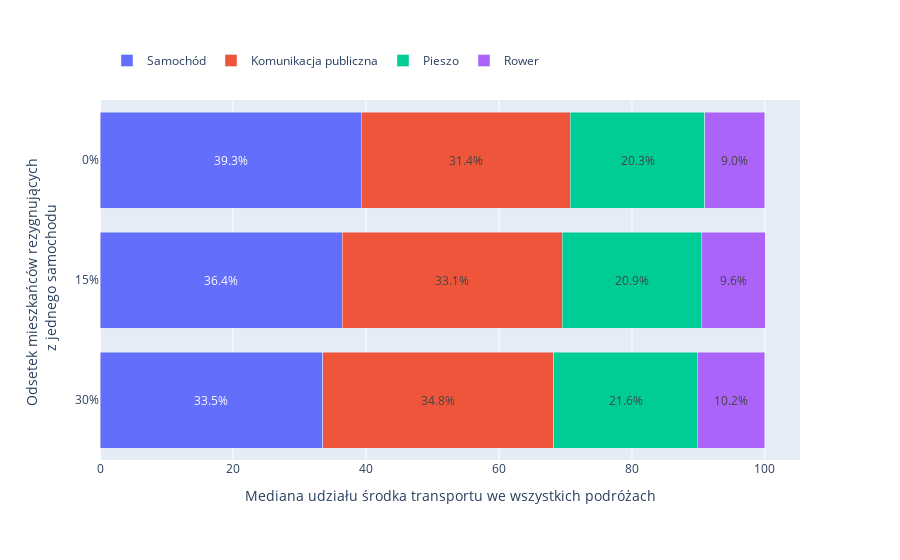

The notebook cell saved with this chart:
### Code cell
scenarios = ['30%', '15%', '0%']

mean_0_0_0 = modal_splits['ms_scenario_0_0_0'].values()
mean_0_0_0 = list(map(lambda x: x['median'], mean_0_0_0))

mean_0_0_15 = modal_splits['ms_scenario_0_0_15'].values()
mean_0_0_15 = list(map(lambda x: x['median'], mean_0_0_15))

mean_0_0_3 = modal_splits['ms_scenario_0_0_3'].values()
mean_0_0_3 = list(map(lambda x: x['median'], mean_0_0_3))

fig = go.Figure()

round_v = 1
margin_size = 100

# car
y = scenarios
x = [mean_0_0_3[0], mean_0_0_15[0], mean_0_0_0[0]]
fig.add_trace(go.Bar(
    y=y,
    x=x,
    name='Samochód',
    orientation='h',
    text=list(map(lambda v: str(round(v, round_v)) + "%", x)),
    textposition='auto',
    insidetextanchor='middle'
))

# publlic
y = scenarios
x = [mean_0_0_3[1], mean_0_0_15[1], mean_0_0_0[1]]
fig.add_trace(go.Bar(
    y=y,
    x=x,
    name='Komunikacja publiczna',
    orientation='h',
    text=list(map(lambda v: str(round(v, round_v))+"%", x)),
    textposition='auto',
    insidetextanchor='middle'
))

# pedestrian
y = scenarios
x = [mean_0_0_3[2], mean_0_0_15[2], mean_0_0_0[2]]
fig.add_trace(go.Bar(
    y=y,
    x=x,
    name='Pieszo',
    orientation='h',
    text=list(map(lambda v: str(round(v, round_v)) + "%", x)),
    textposition='auto',
    insidetextanchor='middle'
))

# bicycle
y = scenarios
x = [mean_0_0_3[3], mean_0_0_15[3], mean_0_0_0[3]]
fig.add_trace(go.Bar(
    y=y,
    x=x,
    name='Rower',
    orientation='h',
    text=list(map(lambda v: str(round(v, round_v)) + "%", x)),
    textposition='auto',
    insidetextanchor='middle'
))

# Change the bar mode
fig.update_layout(
    barmode='stack',
    legend={
        'traceorder':'normal',
        'orientation': 'h',
        'yanchor': 'top',
        'y': 1.15,
        'xanchor': 'left',
        'x': 0.01
    },
    # title='Rozkład podróży na środki transportu dla scenariusza ...',
    xaxis_title='Mediana udziału środka transportu we wszystkich podróżach',
    yaxis_title='Odsetek mieszkańców rezygnujących <br> z jednego samochodu',
    margin=dict(l=margin_size, r=margin_size, t=margin_size, b=margin_size),
)
fig.show()

### Figure 1 — Plotly figure (JSON) as saved in the notebook; plotly's stock layout.template omitted (floating-point values rounded to 4 significant figures)
{"data": [{"insidetextanchor": "middle", "name": "Samochód", "orientation": "h", "text": ["33.5%", "36.4%", "39.3%"], "textposition": "auto", "type": "bar", "x": [33.49, 36.41, 39.32], "y": ["30%", "15%", "0%"]}, {"insidetextanchor": "middle", "name": "Komunikacja publiczna", "orientation": "h", "text": ["34.8%", "33.1%", "31.4%"], "textposition": "auto", "type": "bar", "x": [34.76, 33.08, 31.39], "y": ["30%", "15%", "0%"]}, {"insidetextanchor": "middle", "name": "Pieszo", "orientation": "h", "text": ["21.6%", "20.9%", "20.3%"], "textposition": "auto", "type": "bar", "x": [21.56, 20.9, 20.26], "y": ["30%", "15%", "0%"]}, {"insidetextanchor": "middle", "name": "Rower", "orientation": "h", "text": ["10.2%", "9.6%", "9.0%"], "textposition": "auto", "type": "bar", "x": [10.18, 9.617, 9.029], "y": ["30%", "15%", "0%"]}], "layout": {"barmode": "stack", "legend": {"orientation": "h", "traceorder": "normal", "x": 0.01, "xanchor": "left", "y": 1.15, "yanchor": "top"}, "margin": {"b": 100, "l": 100, "r": 100, "t": 100}, "xaxis": {"title": {"text": "Mediana udziału środka transportu we wszystkich podróżach"}}, "yaxis": {"title": {"text": "Odsetek mieszkańców rezygnujących <br> z jednego samochodu"}}}}
